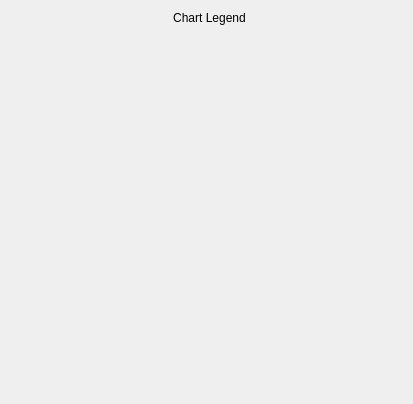
<?xml version="1.0" encoding="UTF-8"?>
<ui version="4.0">
 <class>LegendWidget</class>
 <widget class="QWidget" name="LegendWidget">
  <property name="geometry">
   <rect>
    <x>0</x>
    <y>0</y>
    <width>413</width>
    <height>404</height>
   </rect>
  </property>
  <property name="windowTitle">
   <string>Form</string>
  </property>
  <layout class="QFormLayout" name="formLayout">
   <item row="0" column="1">
    <widget class="QLabel" name="labelTitle">
     <property name="text">
      <string>Chart Legend</string>
     </property>
     <property name="alignment">
      <set>Qt::AlignCenter</set>
     </property>
    </widget>
   </item>
   <item row="1" column="1">
    <layout class="QFormLayout" name="formLayoutLabels"/>
   </item>
  </layout>
 </widget>
 <resources/>
 <connections/>
</ui>
